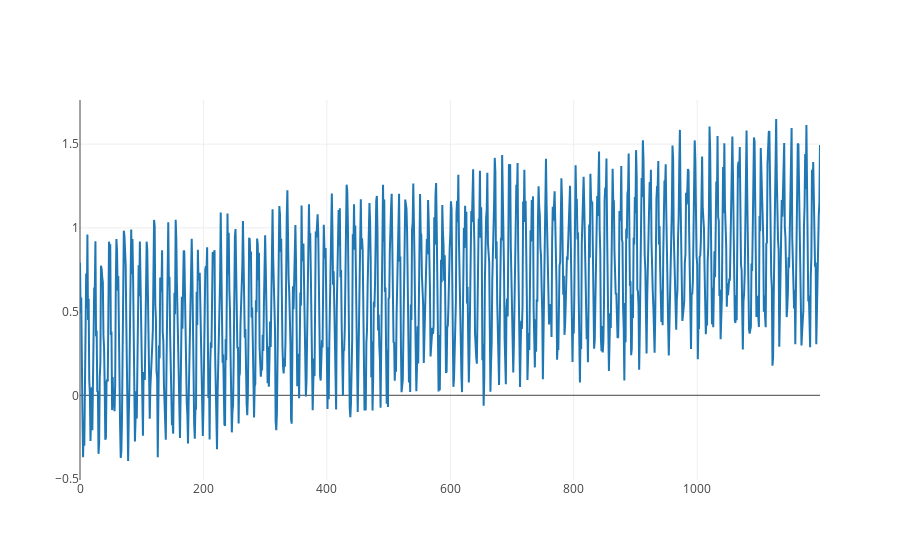

Here is the notebook cell this chart was saved with:
### Code cell
size = 1200
x = np.arange(size)
com1 = np.random.rand(size)*.5
com2 = np.log(np.linspace(1,2,size))
com3 = np.array([np.cos(2*np.pi*np.arange(12)/12)*.5 for i in range(100)]).reshape(size,)
ts = com1+com2+com3

trace = go.Scatter(
    x=x,
    y=ts
)

fig = [trace]
iplot(fig)

### Figure 1 — Plotly figure (JSON) as saved in the notebook; plotly's stock layout.template omitted (floating-point values rounded to 4 significant figures; data arrays with more than 128 entries replaced by an {"elided": "..."} marker saying what was removed)
{"data": [{"type": "scatter", "x": {"elided": "1200 int values"}, "y": {"elided": "1200 float values"}}], "layout": {}}
